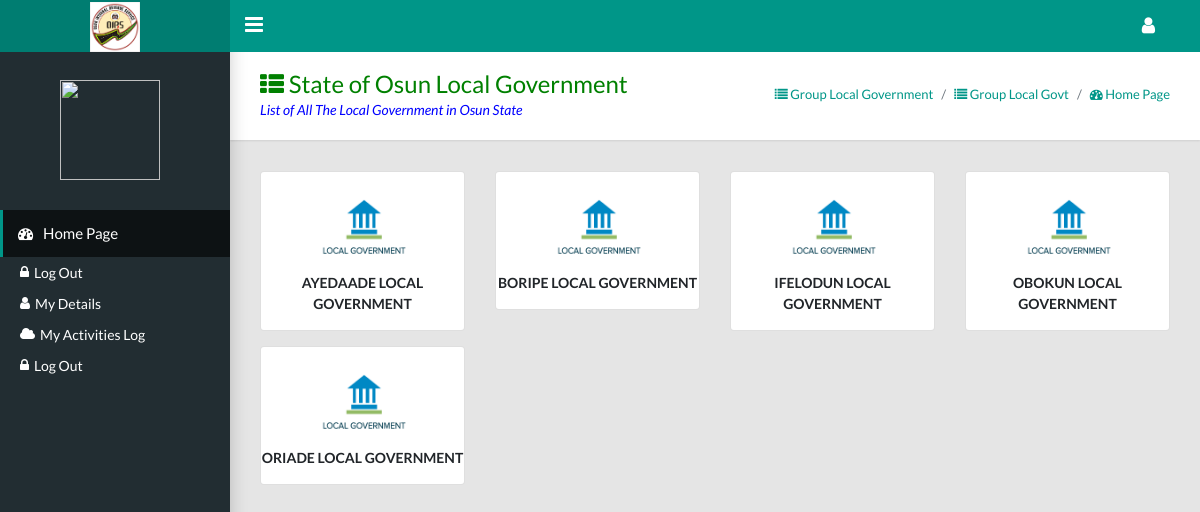
Screenshot of /admin/ministry-of-finance/group-local-govt.php with the database file from the repository.
### tables this page shows
CREATE TABLE `local_govt` (
  `local_govt_id` int(255) NOT NULL,
  `local_govt_name` text NOT NULL,
  `local_govt_code` varchar(255) NOT NULL,
  `time_added` timestamp NOT NULL DEFAULT current_timestamp() ON UPDATE current_timestamp()
);

### admin/ministry-of-finance/group-local-govt.php (the view, shortened to what this page needs)
<?php
	require '../header.php';
	require '../side-bar.php';
?>
<main class="app-content">
    <div class="app-title">
        <div>
            <h1 style="color: green"><i class="fa fa-th-list"></i> State of Osun Local Government</h1>
            <p style="color: blue">List of All The Local Government in Osun State</p>
        </div>
        <ul class="app-breadcrumb breadcrumb">
          	<li class="breadcrumb-item active"><a href="group-local-govt.php"><i class="fa fa-list"></i> Group Local Government </a></li>
            <li class="breadcrumb-item active"><a href="group-ministries.php"><i class="fa fa-list"></i> Group Local Govt </a></li>
          	<li class="breadcrumb-item"><a href="./"><i class="fa fa-dashboard"></i> Home Page</a></li>
        </ul>
    </div>
    <div class="row">
        <div class="col-md-12">
        </div><?php
        $gettLocal = $db->prepare("SELECT * FROM local_govt ORDER BY local_govt_name ASC");
        $gettLocal->execute();
        if($gettLocal->rowCount()==0){ ?>
            <h4><p align="center" style="color: red">The Local Government List is Empty, Please Kindly Add Local Government to the Local Governement List</p></h4><?php
        }else{
            while($see_local = $gettLocal->fetch()){
                $code =$see_local['local_govt_code'];
                $local_govt_id = $see_local['local_govt_id']; ?>
                <div class="col-md-3" style="margin-bottom: 15px;">
                    <div class="card" onclick="location.href='view-local_govt-revenue.php?local_govt_code=<?php echo $code ?>&&local_govt_id=<?php echo $local_govt_id ?>';">
                        <div align="center">
                            <img src="../icons/localll.png" style="width: 100px; height: 100px;" align="center">
                        <p><b><?php echo $see_local['local_govt_name']; ?></b></p>
                        </div>
                    </div>
                </div>
                <?php
            }
        }?>
     </div>
</main>
<?php
	require '../footer.php';
?>

### rows the page displays
local_govt: local_govt_name "AYEDAADE LOCAL GOVERNMENT"
local_govt: local_govt_name "BORIPE LOCAL GOVERNMENT"
local_govt: local_govt_name "IFELODUN LOCAL GOVERNMENT"
local_govt: local_govt_name "OBOKUN LOCAL GOVERNMENT"
local_govt: local_govt_name "ORIADE LOCAL GOVERNMENT"
